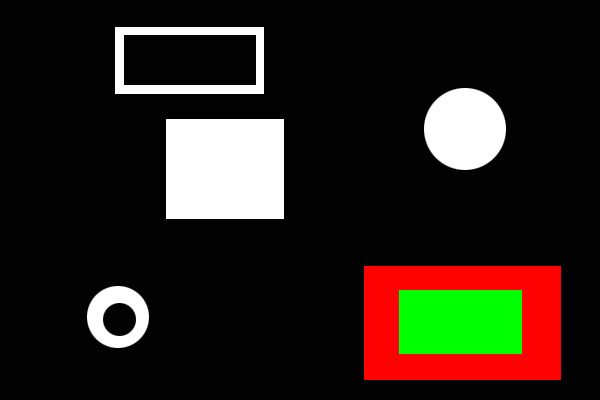
#> input picture src/cv2_test.jpg, 600 x 400 px
$ python demo_contour.py   (older library calls are emulated)
#> lines starting #> are read from the running program, lines starting #| are printed output that depends on the picture; after the words box and inside, x2 and y2 are one past the last pixel; in counts of white or black regions, pixels touching at a corner belong together; long printed decimals are rounded
### func.py
# -*- coding: utf-8 -*-
import cv2
from matplotlib import pyplot as plt

__all__ = ['create_rgb_trackbar', 'get_rgb_trackbar_pos', 'set_click', 'draw_hist']


# [14 lines left out: functions create_rgb_trackbar, get_rgb_trackbar_pos, not called in this run]


def set_click(winname):
    cv2.namedWindow(winname)

    def mouse(event, x, y, flag, param):
        if event == cv2.EVENT_LBUTTONDOWN:
            print('click:{}, {}'.format(x, y))

    cv2.setMouseCallback(winname, mouse)


# [18 lines left out: function draw_hist, not called in this run]

### demo_contour.py
# -*- coding: utf-8 -*-
import cv2
from func import  *


def demo_contour(filename):
#> called with filename = 'src/cv2_test.jpg'
    set_click('im')
    im = cv2.imread(filename)
#> im is the input picture: shape (400, 600, 3); mean B, G, R 25.8, 34.2, 41.2

    # 灰度图
    gray = cv2.cvtColor(im, cv2.COLOR_BGR2GRAY)
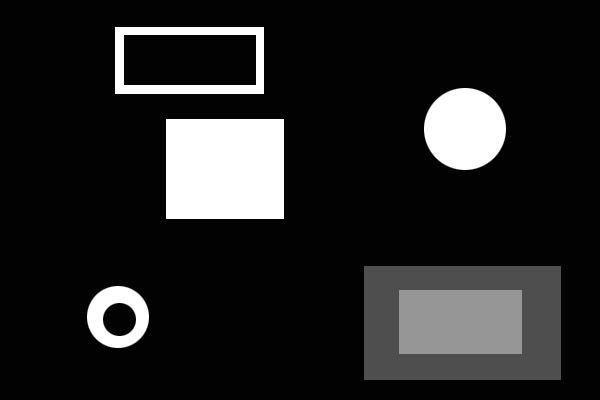
#> gray: shape (400, 600); min 0, max 255, mean 35.3
    # 二值化
    ret, thresh = cv2.threshold(gray, 70, 255, cv2.THRESH_BINARY)
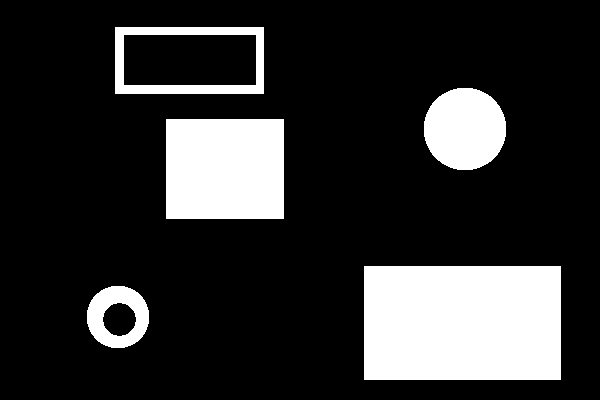
#> thresh: shape (400, 600); 18.9% white; 5 white regions
    # 轮廓
    img, cnts, hi = cv2.findContours(thresh.copy(), cv2.RETR_TREE, cv2.CHAIN_APPROX_SIMPLE)
#> cnts = 7 contours; box (x1, y1, x2, y2) and area: (364, 266, 561, 380) 22148, (166, 119, 284, 219) 11583, (115, 27, 264, 94) 9768, (123, 34, 257, 86) 6781, (424, 88, 506, 170) 5237, (87, 286, 149, 348) 2989, (102, 302, 137, 337) 874; hi = [[2, -1, 1, -1], [-1, -1, -1, 0], [3, 0, -1, -1], [4, 2, -1, -1], [5, 3, -1, -1], [-1, 4, 6, -1], [-1, -1, -1, 5]]
    # 轮廓控制控件
    cv2.createTrackbar('cnt', 'im', 0, len(cnts), lambda x: x)

    while True:
        index = cv2.getTrackbarPos('cnt', 'im')


        if index >= len(cnts):  # 全部绘制
            cnt_img = cv2.drawContours(im.copy(), cnts, -1, (255, 255, 0), 2)
            print('contours:{}'.format(len(cnts)))

        else:   # 部分绘制
            cnt_img = cv2.drawContours(im.copy(), cnts, index, (255, 255, 0), 2)

            # 矩
            m = cv2.moments(cnts[index])
#> m = moments, m00 2989, centre m10/m00, m01/m00 = (117.5, 316.5)

            # 面积,周长
            area = cv2.contourArea(cnts[index])
#> area = 2989
            length = cv2.arcLength(cnts[index], True)
#> length = 204.2
            print('area:{} length:{}'.format(area, length))
#| area:2989.0 length:204.167

            # 重心
            x = int(m['m10'] / m['m00'])
#> x = 117
            y = int(m['m01'] / m['m00'])
#> y = 316
            cnt_img = cv2.circle(cnt_img, (x, y), 5, (0, 0, 255), -1)

            # 边界矩形
            x, y, w, h = cv2.boundingRect(cnts[index])
#> x = 87; y = 286; w = 62; h = 62
            cnt_img = cv2.rectangle(cnt_img, (x, y), (x + w, y + h), (0, 255, 0), 1)
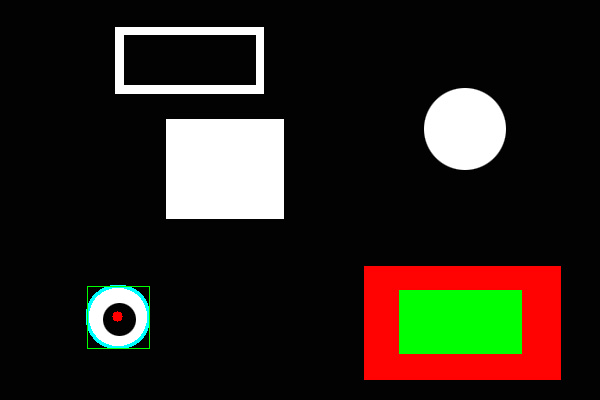
#> cnt_img: shape (400, 600, 3); mean B, G, R 26.1, 34.7, 40.9

        cv2.imshow('im', cnt_img)
        if cv2.waitKey(100) == ord('q'):
#> (key q is pressed here)
            break


if __name__ == '__main__':
    demo_contour('src/cv2_test.jpg')
